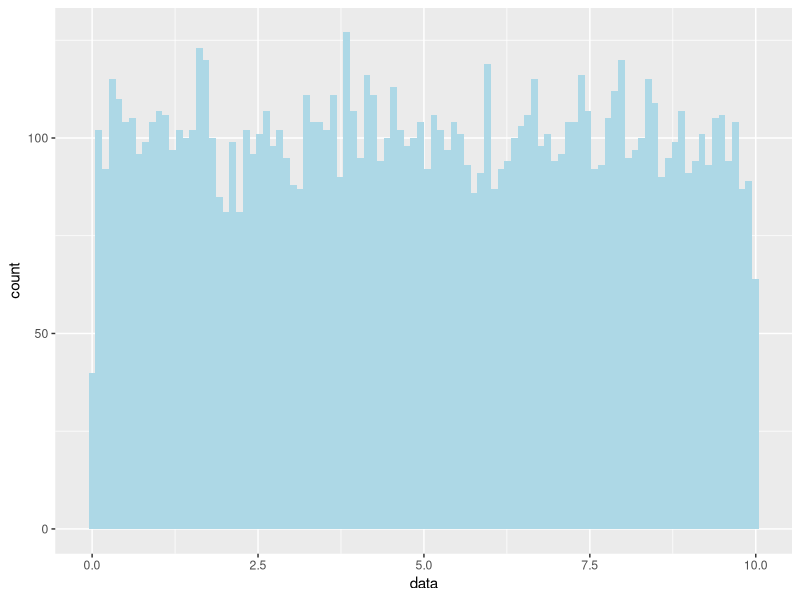
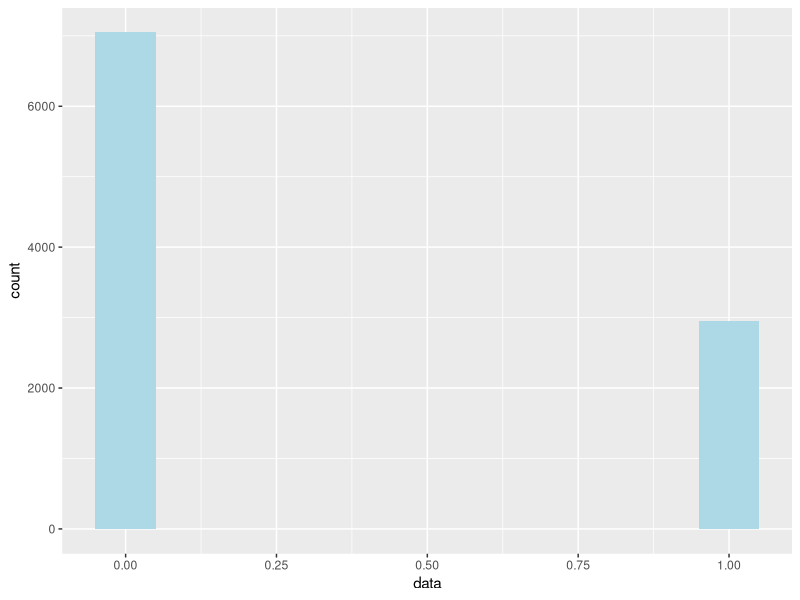
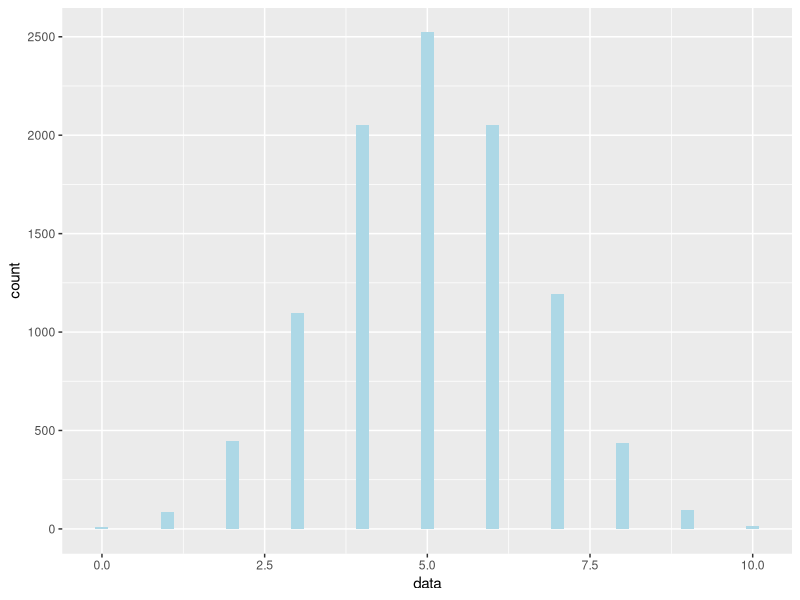
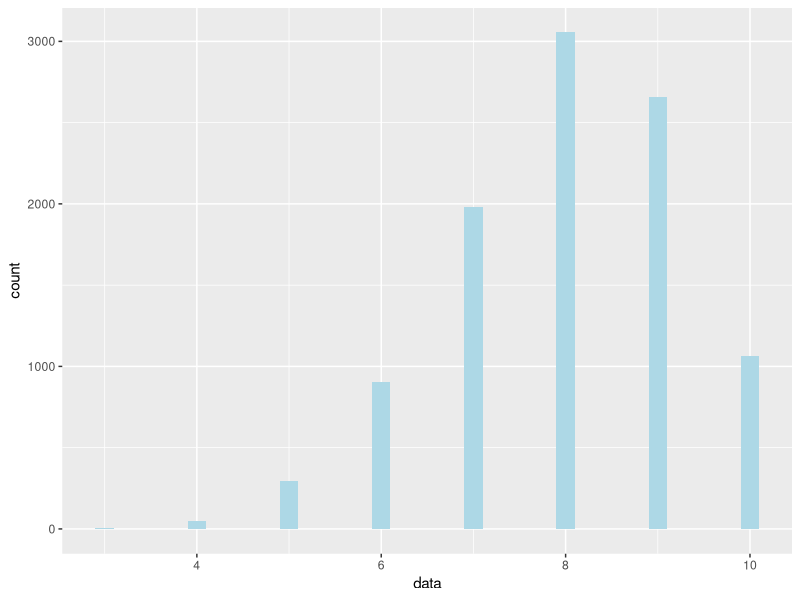
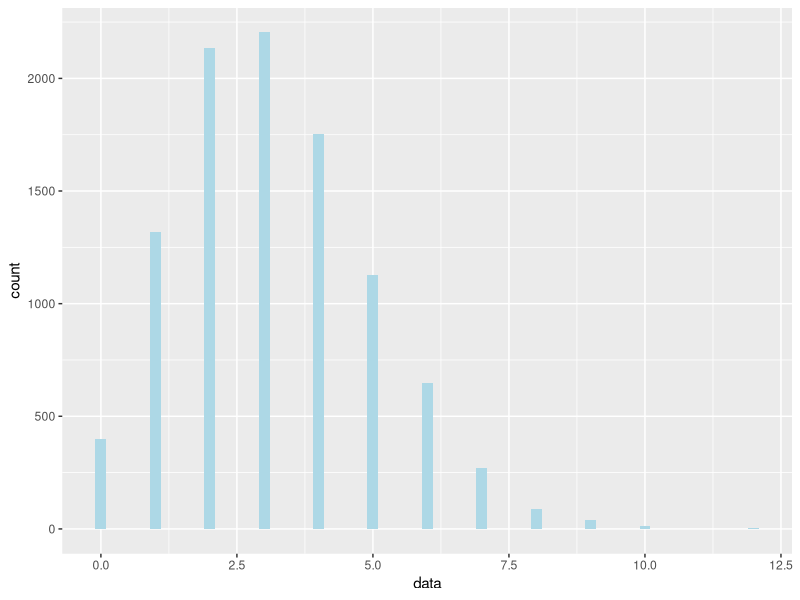
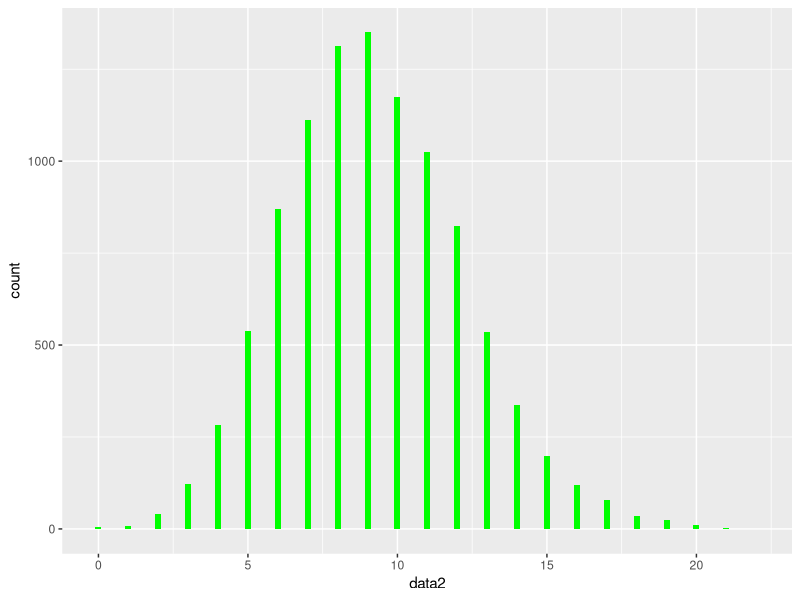
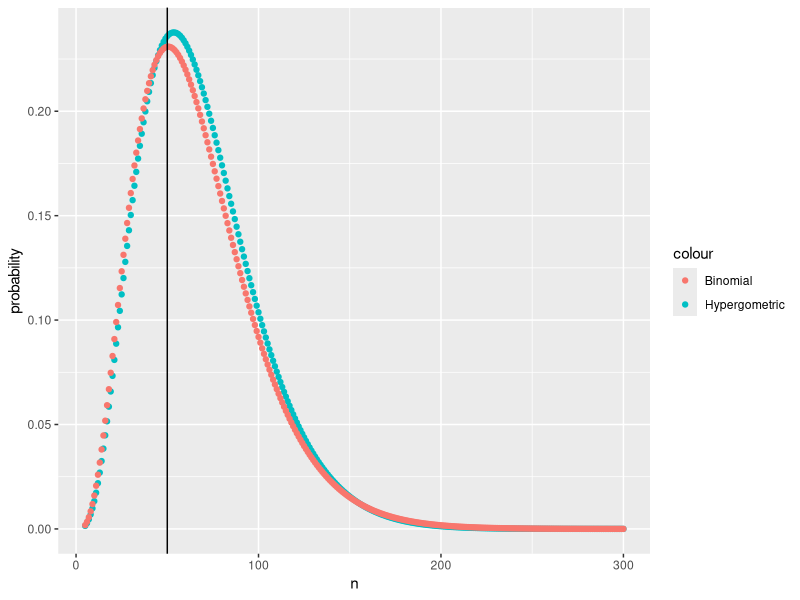

These figures' R source, in order:
## ---- chunk 1
knitr::opts_chunk$set(echo = TRUE)
rm(list=ls())
library(ggplot2)
## ---- chunk 2
 
# simulate uniform random numbers
data = runif(n=10000,min=0,max=10)
ggplot()+
  aes(x=data) +
  geom_histogram(bins=100,fill="lightblue")
## ---- chunk 3
data = as.numeric(rbinom(10000,1,0.3))
ggplot()+
  aes(x=data)+
  geom_bar(fill="lightblue",width = 0.1)

## ---- chunk 4
rbinom(20,5,0.5)
rbinom(20,5,0.9)
## ---- chunk 5
a<-dbinom(c(1,2,3,4,5,6,7,8,9,10),10,0.5)
sum(a)# is not equal to 1. Why is this?
sum(dbinom(c(1,3,5,7,9),10,0.5))#what will this sum be?
sum(dbinom(c(1,2,3,4,5),10,0.9))
sum(dbinom(c(1,2,3,4,5),10,0.1))
data = rbinom(p=0.5,size=10,n=10000)
ggplot()+
  aes(x=data)+
  geom_bar(fill="lightblue",width = 0.2)


## ---- chunk 6
data = rbinom(p=0.8,size=10,n=10000)
ggplot()+
  aes(x=data)+
  geom_bar(fill="lightblue",width = 0.2)
## ---- chunk 7
data<- rpois(n=10000,lambda=3.2)
data2<- rpois(n=10000,lambda=9.2)
ggplot()+
  aes(x=data)+
  geom_bar(fill="lightblue",width=.2)
ggplot()+
  aes(x=data2)+
  geom_bar(aes(x=data2),fill="green",width=.2)  
## ---- chunk 8
x <- 0:30
p <- dpois(x,9.2)
sum(x*p)
## ---- chunk 9
a<-0
for( i in 0:35){a<-a+dbinom(i,100,0.4)}
a
## ---- chunk 10
pbinom(35,100,0.4)
## ---- chunk 11
phyper(35,240000,360000, 100)
## ---- chunk 12
#let's assume that the population is 850, and 50 has the attribute. 
#This is the example we have in the slides
pop<-850
aprob<-50/850
K= 50
xval<-3
res<-as.data.frame(matrix(0, ncol = 3, nrow = 0))
colnames(res)<-c("n","hypergeometric","binomial")
for(n in 5:300){
  h<-dhyper(xval,K,pop, n)
  b<-dbinom(xval,n,aprob)
  res[nrow(res) + 1,]=c(n,h,b)
}
p<-ggplot(res)+geom_point(aes(x=n,y=hypergeometric,color="Hypergometric"))+geom_point(aes(x=n,y=binomial,color="Binomial"))+scale_y_continuous(name="probability")+ geom_vline(xintercept=50) 
p
